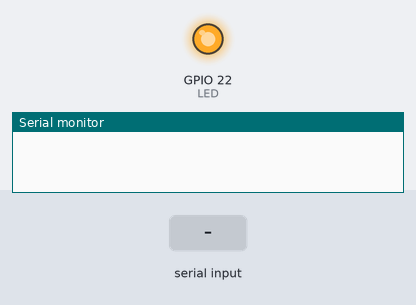
Bench run of a program on a simulated ESP32. On the bench: output pins drawn as LEDs (lit = HIGH), the last lines printed to the serial monitor. The test bench sets the inputs (shaded band).

Above: at 1.2 s.
1.3 s: "On\n" received over Serial
At 2.3 s:
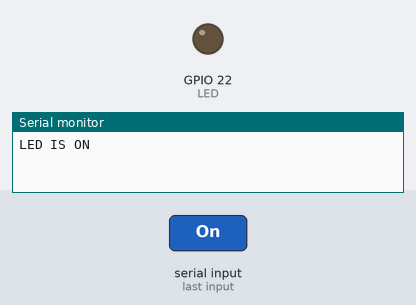
2.8 s: "Off\n" received over Serial
At 3.5 s:
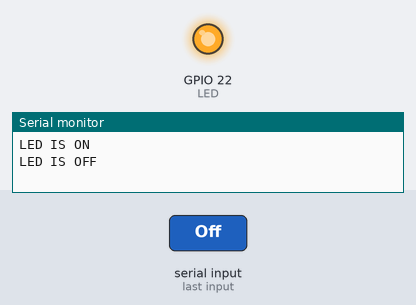
Timing chart, 0 to 5.8 s (numbered marks = the images above; inputs shaded):
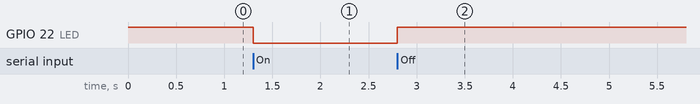

Measured:
- after the input at 1.3 s, GPIO 22 (LED): HIGH → LOW at once
- after the input at 2.8 s, GPIO 22 (LED): LOW → HIGH at once

The program:

main.cpp
```cpp
#include <Arduino.h>

const int LED = 22;
String Command = "";
String InputData = "";
bool dataComplete = false;

void SerialDataEvants();

void setup() {
  pinMode(LED, OUTPUT);
  digitalWrite(LED, 1);

  Serial.begin(115200);
}

void loop() {
  SerialDataEvants();

  if (dataComplete) {
    if (Command == "On") {
      digitalWrite(LED, 0);
      Serial.println("LED IS ON");
      delay(100);
    }
    else if (Command == "Off") {
      digitalWrite(LED, 1);
      Serial.println("LED IS OFF");
      delay(100);
    }
   // Serial.println(Command);
    dataComplete = false;
    Command = "";
    InputData = "";
  }
}

void SerialDataEvants() {
  Serial.flush();
  while (Serial.available()) {
    char inChar = (char)Serial.read();
    if (inChar == '\n') {
      dataComplete = true;
      Command = InputData;
    }
    else {
      InputData += inChar;
    }
  }
}
```
